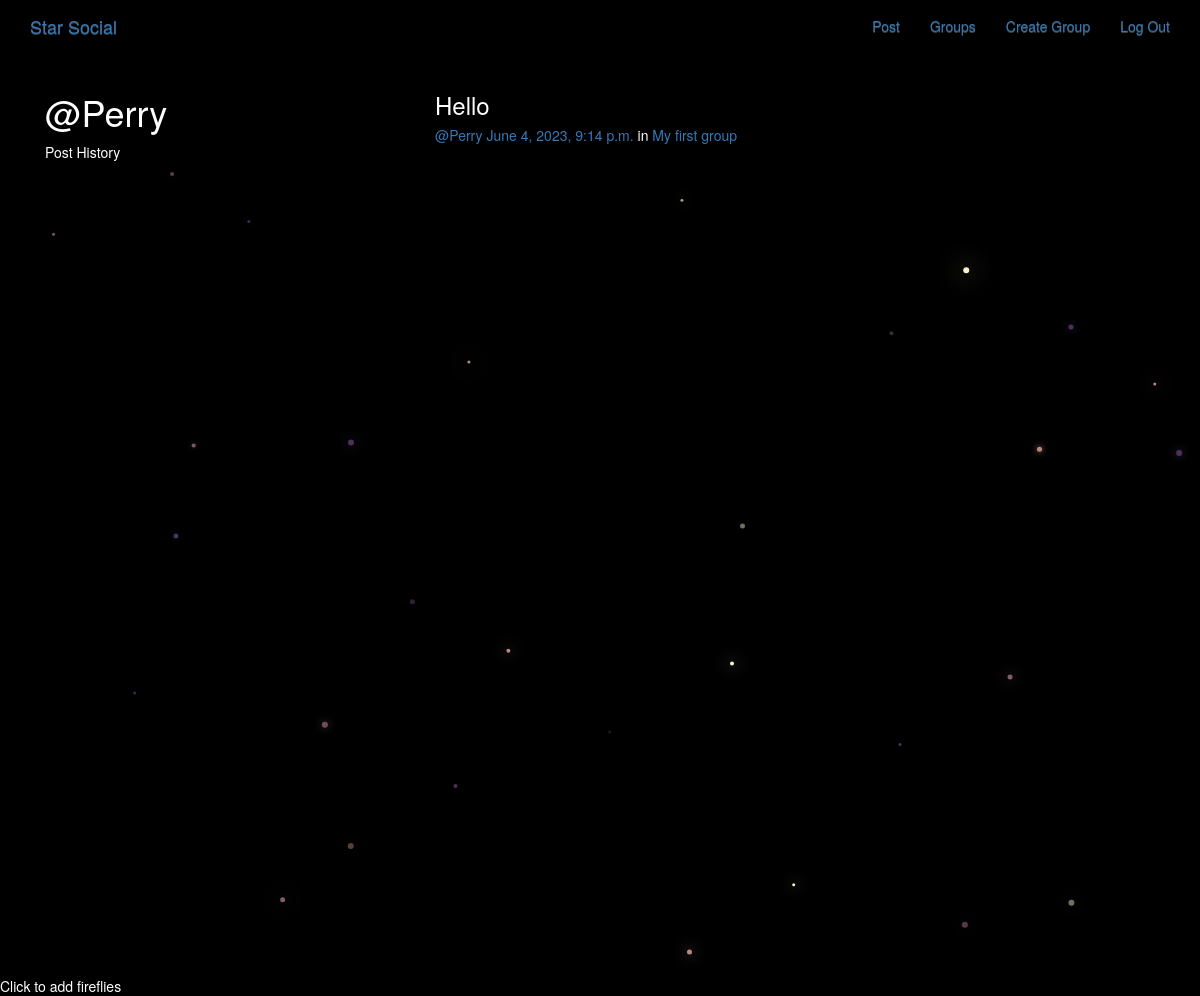
Page /posts/by/Perry/ (signed in) on the committed database.
### posts/models.py (models this page shows, shortened)
class Post(models.Model):
    user = models.ForeignKey(User, related_name="posts",
                             on_delete=models.CASCADE)
    created_at = models.DateTimeField(auto_now=True)
    message = models.TextField()
    message_html = models.TextField(editable=False)
    group = models.ForeignKey(
        Group, related_name="posts", null=True, blank=True, on_delete=models.CASCADE)
    class Meta:
        ordering = ["-created_at"]
        unique_together = ["user", "message"]

### groups/models.py (models this page shows, shortened)
class Group(models.Model):
    name = models.CharField(max_length=256, unique=True)
    slug = models.SlugField(allow_unicode=True, unique=True)
    description = models.TextField(blank=True, default='')
    description_html = models.TextField(editable=False, default='', blank=True)
    members = models.ManyToManyField(User, through='GroupMember')
    class Meta:
        ordering = ['name']

### posts/views.py (the view)
# urls.py: path("by/<str:username>/", views.UserPosts.as_view(), name='for_user'),
class UserPosts(generic.ListView):
    model = models.Post
    template_name = "posts/user_post_list.html"
    def get_queryset(self):
        try:
            self.post_user = User.objects.prefetch_related("posts").get(
                username__iexact=self.kwargs.get("username")
            )
        except User.DoesNotExist:
            raise Http404
        else:
            return self.post_user.posts.all()
    def get_context_data(self, **kwargs):
        context = super().get_context_data(**kwargs)
        context["post_user"] = self.post_user
        return context

### posts/templates/posts/user_post_list.html
{% extends "posts/post_base.html" %}
{% block prepost %}
<div class="col-md-4">
    <h1>@{{ post_user.username }}</h1>
    <p>Post History</p>
</div>
{% endblock %}
{% block post_content %}
<div class="col-md-8">
    {% for post in post_list %}
    {% include "posts/_post.html" %}
    {% endfor %}
</div>
{% endblock %}

### posts/templates/posts/_post.html (shortened to what this page needs)
<div class="post media">
    <h3>{{ post.message_html|safe }}</h3>
    <div class="media-body">
        <h5 class="media-heading">
            <span class="username"><a
                    href="{% url 'posts:for_user' username=post.user.username %}">@{{post.user.username}}</a></span>
            <time class="time"><a
                    href="{% url 'posts:single' username=post.user.username pk=post.pk %}">{{post.created_at}}</a></time>
            {% if post.group %}
            <span class="group-name">in <a href="">{{ post.group.name }}</a></span>
            {% endif %}
        </h5>
    </div>
</div>

### static/simplesocial/css/master.css (style rules this page uses)
body { margin: 0; overflow: hidden; background-color: black; color: white; }

### rows in the picture
Post: message_html "Hello", user.username "Perry", created_at "June 4, 2023, 9:14 p.m.", group.name "My first group"

### other values in the picture
{{ post_user.username }} "Perry"
